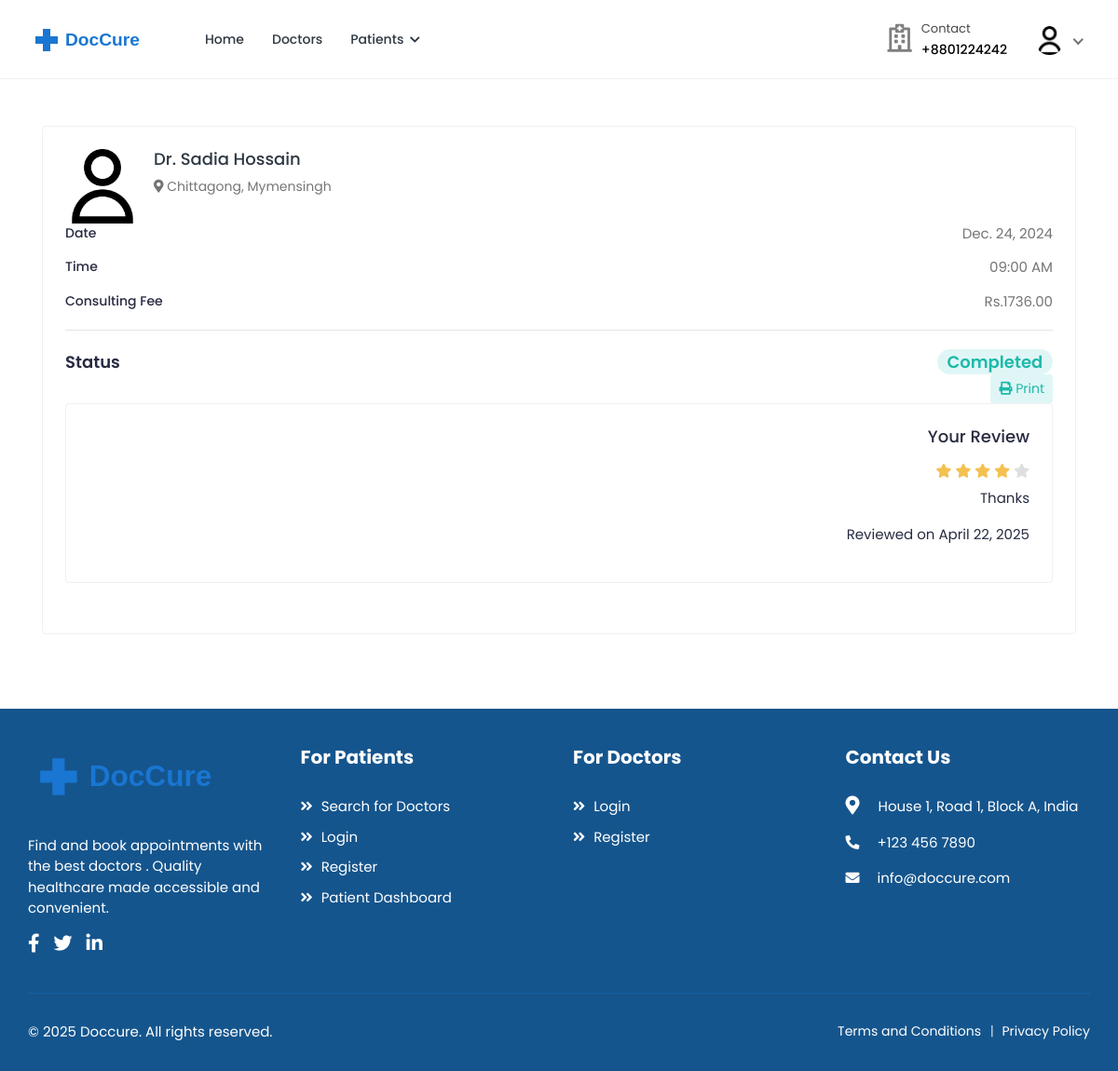
Page /patients/appointments/3/ (signed in) on the earlier database version.
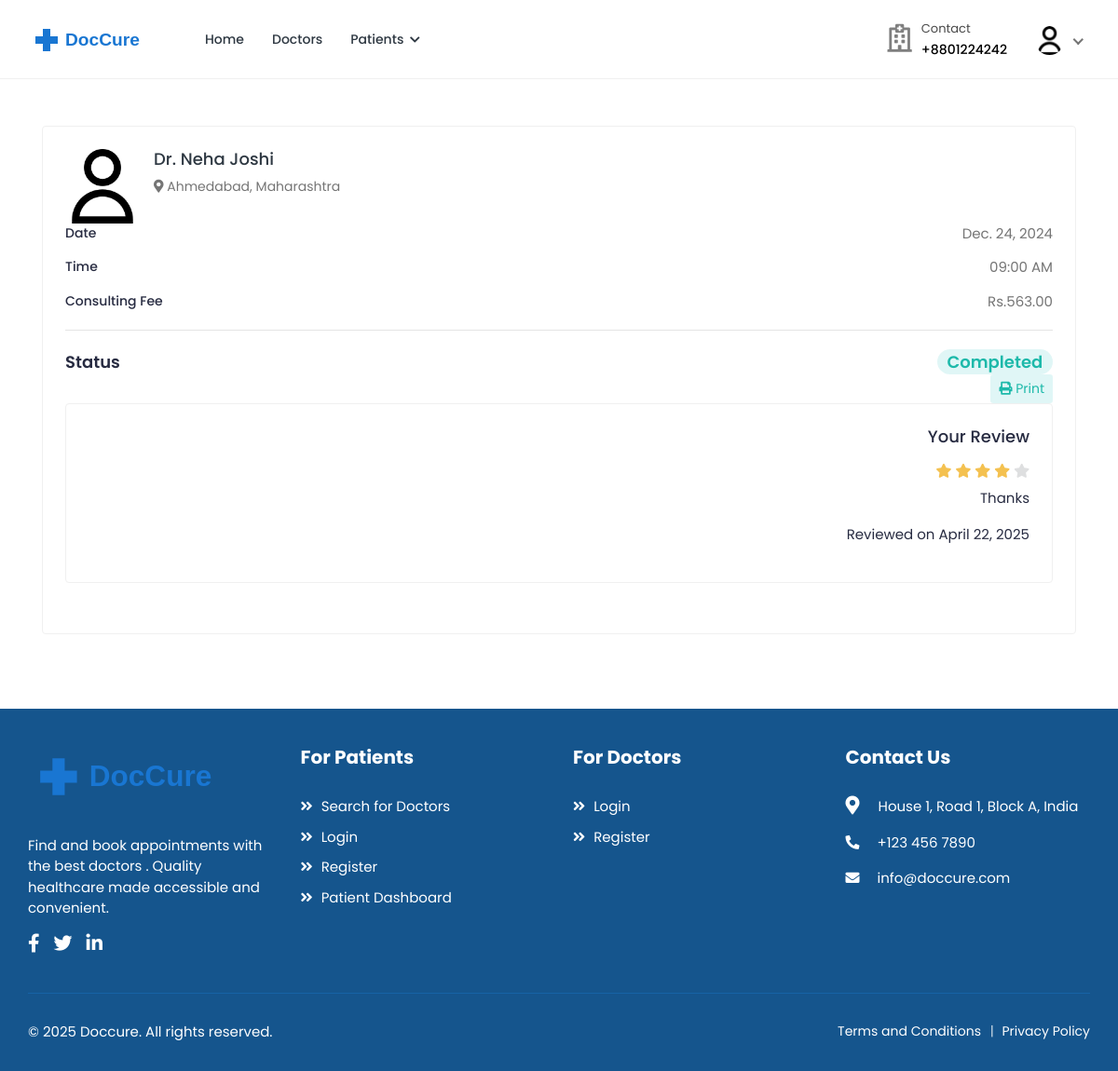
Same page on the later database version.
### bookings/models.py (models this page shows, shortened)
class Booking(models.Model):
    doctor = models.ForeignKey(
        settings.AUTH_USER_MODEL,
        on_delete=models.CASCADE,
        related_name="appointments",
        limit_choices_to={"role": "doctor"},
    )
    patient = models.ForeignKey(
        settings.AUTH_USER_MODEL,
        on_delete=models.CASCADE,
        related_name="patient_appointments",
        limit_choices_to={"role": "patient"},
    )
    appointment_date = models.DateField()
    appointment_time = models.TimeField()
    booking_date = models.DateTimeField(auto_now_add=True)
    status = models.CharField(
        max_length=20,
        choices=[
            ("pending", "Pending"),
            ("confirmed", "Confirmed"),
            ("completed", "Completed"),
            ("cancelled", "Cancelled"),
            ("no_show", "No Show"),
        ],
        default="pending",
    )
    class Meta:
        ordering = ["-appointment_date", "-appointment_time"]
        unique_together = ["doctor", "appointment_date", "appointment_time"]

### accounts/models.py (models this page shows, shortened)
class User(AbstractUser):
    class RoleChoices(models.TextChoices):
        DOCTOR = "doctor", "Doctor"
        PATIENT = "patient", "Patient"
    username = models.CharField(max_length=30, unique=True)
    role = models.CharField(
        choices=RoleChoices.choices,
        max_length=20,
        default="patient",
        error_messages={"required": "Role must be provided"},
    )
    email = models.EmailField(
        blank=True,
        error_messages={
            "unique": "A user with that email already exists.",
        },
    )
    first_name = models.CharField(max_length=150, blank=True)
    last_name = models.CharField(max_length=150, blank=True)
    registration_number = models.IntegerField(null=True, blank=True)
    USERNAME_FIELD = "username"
    REQUIRED_FIELDS = []
    objects = CustomUserManager()
    def get_full_name(self):
        full_name = "%s %s" % (self.first_name, self.last_name)
        return full_name.strip() or self.username

class Profile(models.Model):
    user = models.OneToOneField(
        User, on_delete=models.CASCADE, related_name="profile"
    )
    avatar = models.ImageField(
        default="defaults/user.png", upload_to=profile_photo_directory_path
    )
    phone = models.CharField(max_length=20, blank=True, null=True)
    dob = models.DateField(blank=True, null=True)
    about = models.TextField(blank=True, null=True)
    specialization = models.CharField(max_length=255, blank=True, null=True)
    gender = models.CharField(
        max_length=10,
        choices=[("male", "Male"), ("female", "Female"), ("other", "Other")],
        blank=True,
    )
    address = models.TextField(blank=True, null=True)
    city = models.CharField(max_length=100, blank=True)
    state = models.CharField(max_length=100, blank=True)
    postal_code = models.CharField(max_length=20, blank=True)
    country = models.CharField(max_length=100, blank=True)
    price_per_consultation = models.DecimalField(
        max_digits=10, decimal_places=2, null=True, blank=True
    )
    is_available = models.BooleanField(default=True)
    blood_group = models.CharField(
        max_length=5,
        choices=[
            ("A+", "A+"),
            ("A-", "A-"),
            ("B+", "B+"),
            ("B-", "B-"),
            ("O+", "O+"),
            ("O-", "O-"),
            ("AB+", "AB+"),
            ("AB-", "AB-"),
        ],
        blank=True,
        null=True,
    )
    allergies = models.TextField(blank=True, null=True)
    medical_conditions = models.TextField(blank=True, null=True)
    @property
    def image(self):
        return (
            self.avatar.url
            if self.avatar.storage.exists(self.avatar.name)
            else "{}defaults/user.png".format(settings.MEDIA_URL)
        )

### core/models.py (models this page shows, shortened)
class Review(models.Model):
    RATING_CHOICES = (
        (1, "1"),
        (2, "2"),
        (3, "3"),
        (4, "4"),
        (5, "5"),
    )
    patient = models.ForeignKey(
        "accounts.User", on_delete=models.CASCADE, related_name="reviews_given"
    )
    doctor = models.ForeignKey(
        "accounts.User",
        on_delete=models.CASCADE,
        related_name="reviews_received",
    )
    booking = models.OneToOneField(
        "bookings.Booking", on_delete=models.CASCADE
    )
    rating = models.IntegerField(choices=RATING_CHOICES)
    review = models.TextField()
    created_at = models.DateTimeField(auto_now_add=True)
    updated_at = models.DateTimeField(auto_now=True)
    class Meta:
        ordering = ["-created_at"]
        unique_together = ["patient", "booking"]

### patients/views.py (the view)
class AppointmentDetailView(DetailView):
    model = Booking
    template_name = "patients/appointment-detail.html"
    context_object_name = "appointment"
    def get_queryset(self):
        return Booking.objects.select_related(
            "doctor", "doctor__profile", "patient", "patient__profile"
        ).filter(patient=self.request.user)

### accounts/managers.py (called while the page is built)
    def get(self, *args, **kwargs):
        return super().select_related("profile").get(*args, **kwargs)

### templates/patients/appointment-detail.html (shortened to what this page needs)
{% extends 'base.html' %}
{% load static %}
{% block content %}
<div class="content">
    <div class="container">
        <div class="card">
            <div class="card-body">
                <div class="booking-doc-info">
                    <a href="{% url 'doctors:doctor-profile' appointment.doctor.username %}" class="booking-doc-img">
                        <img src="{{ appointment.doctor.profile.image }}" alt="Doctor Image">
                    </a>
                    <div class="booking-info">
                        <h4><a href="{% url 'doctors:doctor-profile' appointment.doctor.username %}">Dr. {{ appointment.doctor.get_full_name }}</a></h4>
                        <div class="clinic-details">
                            <p class="doc-location">
                                <i class="fas fa-map-marker-alt"></i> {{ appointment.doctor.profile.city }}, {{ appointment.doctor.profile.state }}
                            </p>
                        </div>
                    </div>
                </div>
                <div class="booking-summary">
                    <div class="booking-item-wrap">
                        <ul class="booking-date">
                            <li>Date <span>{{ appointment.appointment_date }}</span></li>
                            <li>Time <span>{{ appointment.appointment_time|time:"h:i A" }}</span></li>
                        </ul>
                        <ul class="booking-fee">
                            <li>Consulting Fee <span>Rs.{{ appointment.doctor.profile.price_per_consultation }}</span></li>
                        </ul>
                        <div class="booking-total">
                            <ul class="booking-total-list">
                                <li>
                                    <span>Status</span>
                                    <span class="total-cost">
                                        <span class="badge badge-pill
                                            {% if appointment.status == 'completed' %}bg-info-light{% endif %}">
                                            {{ appointment.status|title }}
                                        </span>
                                    </span>
                                </li>
                            </ul>
                        </div>
                    </div>
                </div>
                <div class="booking-actions text-right">
                    <a href="{% url 'patients:appointment-print' appointment.pk %}" target="_blank" class="btn btn-sm bg-info-light">
                        <i class="fas fa-print"></i> Print
                    </a>
                    {% if appointment.review %}
                        <div class="card">
                            <div class="card-body">
                                <h4 class="card-title">Your Review</h4>
                                <div class="rating">
                                    {% for i in "12345"|make_list %}
                                    <i class="fas fa-star {% if forloop.counter <= appointment.review.rating %}filled{% endif %}"></i>
                                    {% endfor %}
                                </div>
                                <p class="review-text">{{ appointment.review.review }}</p>
                                <p class="review-date">Reviewed on {{ appointment.review.created_at|date }}</p>
                            </div>
                        </div>
                    {% endif %}
                </div>
            </div>
        </div>
    </div>
</div>
{% endblock %}

Differences in the rows shown:
changed through a linked row, Booking "Completed": doctor.get_full_name "Sadia Hossain" → "Neha Joshi"; doctor.profile.city "Chittagong" → "Ahmedabad"; doctor.profile.state "Mymensingh" → "Maharashtra"; doctor.profile.price_per_consultation "1736.00" → "563.00"
